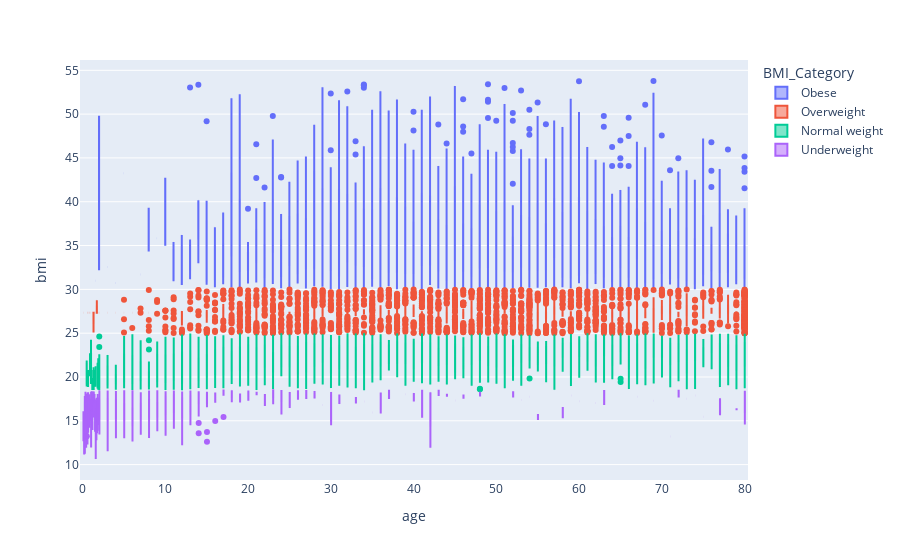

Notebook code for this chart:
### Code cell
#plotly - boxplot
fig = px.box(df, x="age", y="bmi", color="BMI_Category")
fig.show()

### Figure 1 — Plotly figure (JSON) as saved in the notebook; plotly's stock layout.template omitted (floating-point values rounded to 4 significant figures; data arrays with more than 128 entries replaced by an {"elided": "..."} marker saying what was removed)
{"data": [{"alignmentgroup": "True", "hovertemplate": "BMI_Category=Obese<br>age=%{x}<br>bmi=%{y}<extra></extra>", "legendgroup": "Obese", "marker": {"color": "#636efa"}, "name": "Obese", "notched": false, "offsetgroup": "Obese", "orientation": "v", "showlegend": true, "type": "box", "x": {"elided": "2249 float values"}, "x0": " ", "xaxis": "x", "y": {"elided": "2249 float values"}, "y0": " ", "yaxis": "y"}, {"alignmentgroup": "True", "hovertemplate": "BMI_Category=Overweight<br>age=%{x}<br>bmi=%{y}<extra></extra>", "legendgroup": "Overweight", "marker": {"color": "#EF553B"}, "name": "Overweight", "notched": false, "offsetgroup": "Overweight", "orientation": "v", "showlegend": true, "type": "box", "x": {"elided": "4518 float values"}, "x0": " ", "xaxis": "x", "y": {"elided": "4518 float values"}, "y0": " ", "yaxis": "y"}, {"alignmentgroup": "True", "hovertemplate": "BMI_Category=Normal weight<br>age=%{x}<br>bmi=%{y}<extra></extra>", "legendgroup": "Normal weight", "marker": {"color": "#00cc96"}, "name": "Normal weight", "notched": false, "offsetgroup": "Normal weight", "orientation": "v", "showlegend": true, "type": "box", "x": {"elided": "2195 float values"}, "x0": " ", "xaxis": "x", "y": {"elided": "2195 float values"}, "y0": " ", "yaxis": "y"}, {"alignmentgroup": "True", "hovertemplate": "BMI_Category=Underweight<br>age=%{x}<br>bmi=%{y}<extra></extra>", "legendgroup": "Underweight", "marker": {"color": "#ab63fa"}, "name": "Underweight", "notched": false, "offsetgroup": "Underweight", "orientation": "v", "showlegend": true, "type": "box", "x": {"elided": "849 float values"}, "x0": " ", "xaxis": "x", "y": {"elided": "849 float values"}, "y0": " ", "yaxis": "y"}], "layout": {"boxmode": "group", "legend": {"title": {"text": "BMI_Category"}, "tracegroupgap": 0}, "margin": {"t": 60}, "xaxis": {"anchor": "y", "domain": [0, 1], "title": {"text": "age"}}, "yaxis": {"anchor": "x", "domain": [0, 1], "title": {"text": "bmi"}}}}
